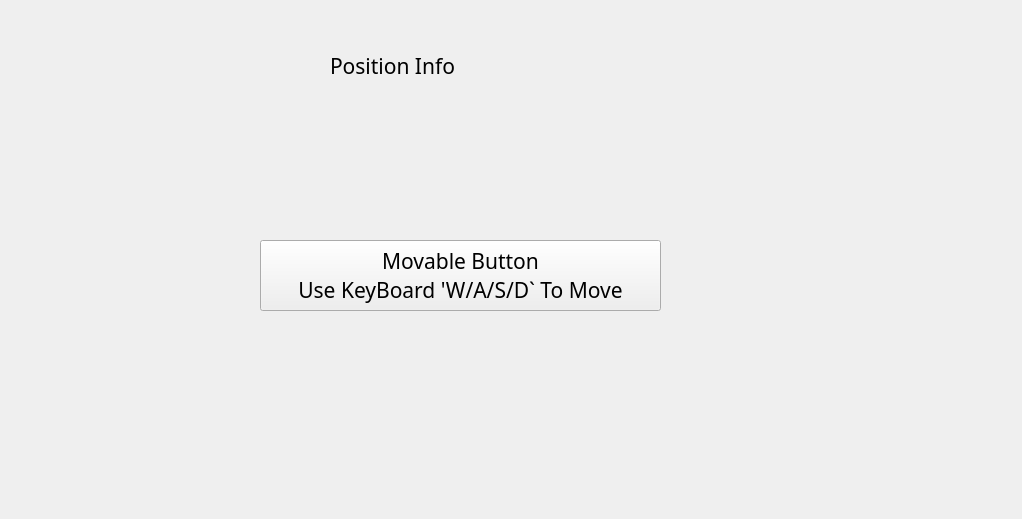
<?xml version="1.0" encoding="UTF-8"?>
<ui version="4.0">
 <class>TestWidgetTypicalEvent</class>
 <widget class="QWidget" name="TestWidgetTypicalEvent">
  <property name="geometry">
   <rect>
    <x>0</x>
    <y>0</y>
    <width>1022</width>
    <height>519</height>
   </rect>
  </property>
  <property name="font">
   <font>
    <family>Source Code Pro</family>
    <pointsize>16</pointsize>
   </font>
  </property>
  <property name="windowTitle">
   <string>TestWidgetTypicalEvent</string>
  </property>
  <widget class="QLabel" name="label_01_PosInfo">
   <property name="geometry">
    <rect>
     <x>330</x>
     <y>50</y>
     <width>221</width>
     <height>31</height>
    </rect>
   </property>
   <property name="text">
    <string>Position Info</string>
   </property>
  </widget>
  <widget class="QPushButton" name="pushB_01_movableBtn">
   <property name="geometry">
    <rect>
     <x>260</x>
     <y>240</y>
     <width>401</width>
     <height>71</height>
    </rect>
   </property>
   <property name="text">
    <string>Movable Button
Use KeyBoard 'W/A/S/D` To Move</string>
   </property>
  </widget>
 </widget>
 <resources/>
 <connections/>
</ui>
